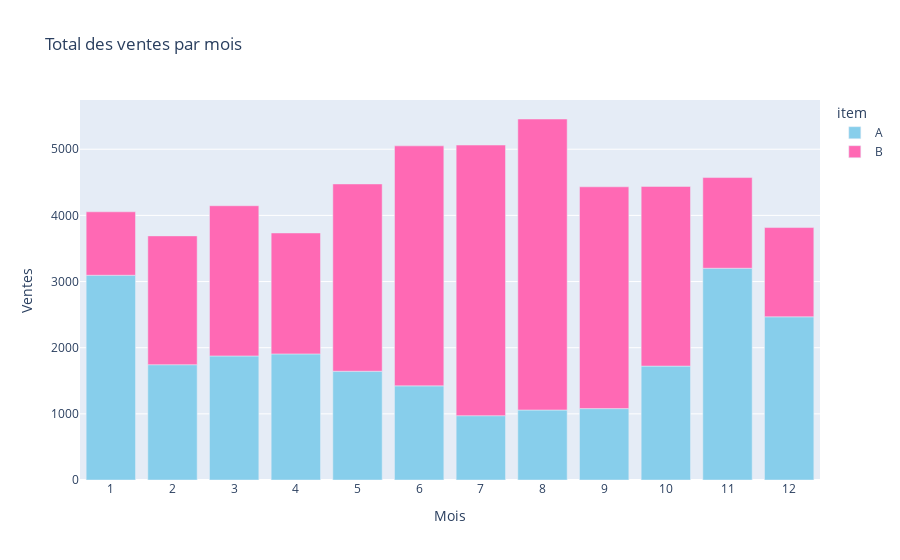

The cell this chart's notebook holds for it:
### Code cell
fig = px.bar(sales_by_product, x='month', y='total_per_month', color="item", color_discrete_map=items_color, title="Total des ventes par mois").update_layout(xaxis={"title": "Mois"}, yaxis={"title": "Ventes"})
fig.update_layout(
    xaxis=dict(
        tickmode='linear',
        tick0=0,
        dtick=1
            )
)
fig.show()

### Figure 1 — Plotly figure (JSON) as saved in the notebook; plotly's stock layout.template omitted (floating-point values rounded to 4 significant figures)
{"data": [{"alignmentgroup": "True", "hovertemplate": "item=A<br>month=%{x}<br>total_per_month=%{y}<extra></extra>", "legendgroup": "A", "marker": {"color": "skyblue", "pattern": {"shape": ""}}, "name": "A", "offsetgroup": "A", "orientation": "v", "showlegend": true, "textposition": "auto", "type": "bar", "x": [1, 2, 3, 4, 5, 6, 7, 8, 9, 10, 11, 12], "xaxis": "x", "y": [3095, 1743, 1875, 1906, 1644, 1423, 972, 1058, 1079, 1722, 3201, 2467], "yaxis": "y"}, {"alignmentgroup": "True", "hovertemplate": "item=B<br>month=%{x}<br>total_per_month=%{y}<extra></extra>", "legendgroup": "B", "marker": {"color": "hotpink", "pattern": {"shape": ""}}, "name": "B", "offsetgroup": "B", "orientation": "v", "showlegend": true, "textposition": "auto", "type": "bar", "x": [1, 2, 3, 4, 5, 6, 7, 8, 9, 10, 11, 12], "xaxis": "x", "y": [959, 1947, 2271, 1828, 2831, 3628, 4091, 4399, 3353, 2716, 1371, 1349], "yaxis": "y"}], "layout": {"autosize": true, "barmode": "relative", "legend": {"title": {"text": "item"}, "tracegroupgap": 0}, "title": {"text": "Total des ventes par mois"}, "xaxis": {"anchor": "y", "autorange": true, "domain": [0, 1], "dtick": 1, "range": [0.5, 12.5], "tick0": 0, "tickmode": "linear", "title": {"text": "Mois"}, "type": "linear"}, "yaxis": {"anchor": "x", "autorange": true, "domain": [0, 1], "range": [0, 5744.0], "title": {"text": "Ventes"}, "type": "linear"}}}
